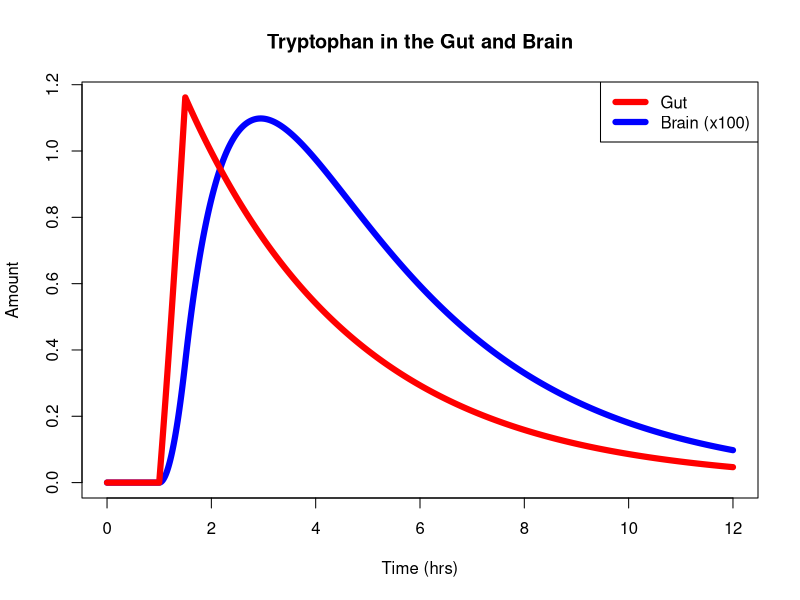
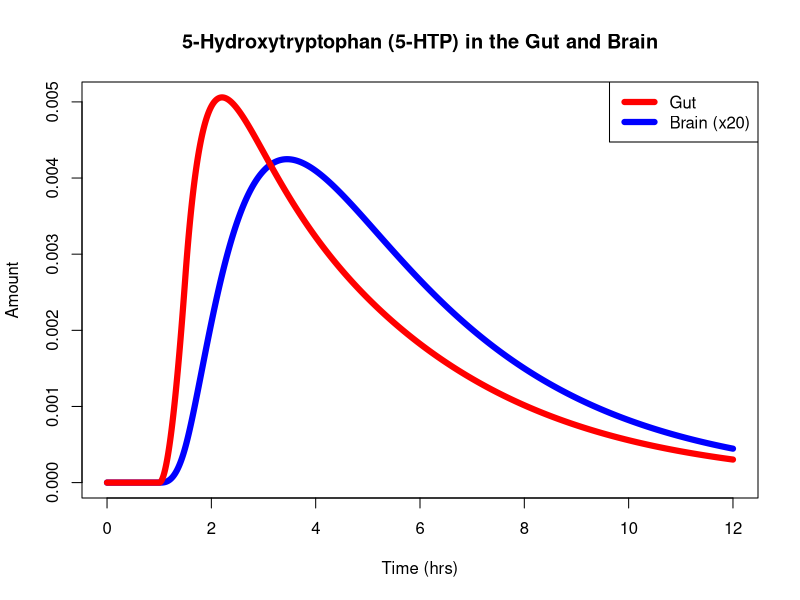
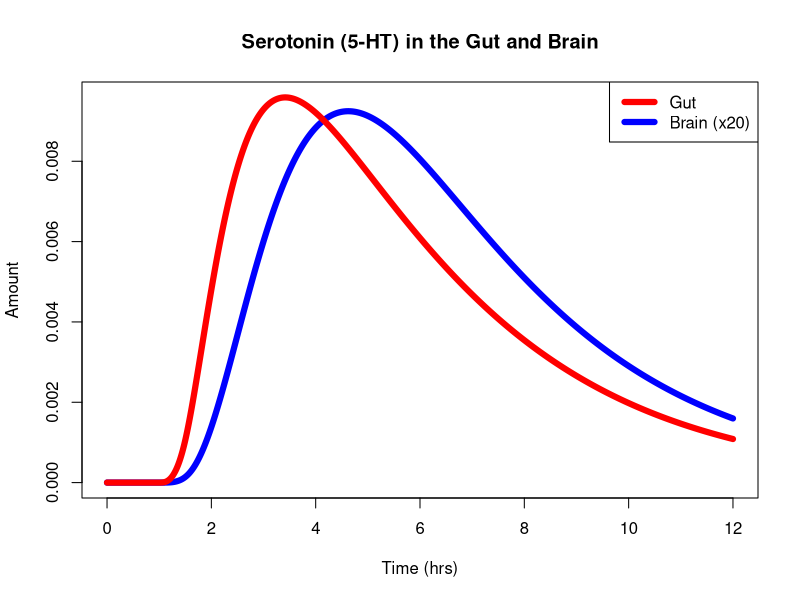

Reproduce these figures in R, in order.
library(deSolve)   # load the ode solver library

food = function(t){
  t_start = 1
  t_end = 1.5
  amnt = 2
  q_in = 1
  q_out = .01
  food = amnt*q_in*t*(t<t_end)*(t>t_start)*exp(-q_out*(t-t_start))
}

GutBrainode = function(t,x,parms){
  d1 = parms[1]
  d2 = parms[2]
  d3 = parms[3]
  d4 = parms[4]
  d5 = parms[5]
  d6 = parms[6]
  K1 = parms[7]
  K2 = parms[8]
  K3 = parms[9]
  K4 = parms[10]
  K5 = parms[11]
  Ki = parms[12]
  p1 = parms[13]
  p2 = parms[14]
  V1 = parms[15]
  V2 = parms[16]
  V3 = parms[17]
  V4 = parms[18]
  TPHB = parms[19]
  TPHG = parms[20]
  TB = x[1]
  TG = x[2]
  PB = x[3]
  PG = x[4]
  HB = x[5]
  HG = x[6]
  s = food(t) # describes food going in as a function of time
  V3_mult = .07
  V2_mult = .02
  dTBdt = V1*TG/(K1+TG) - (d2*TB) - (((V3_mult*V3*TB*TPHB)/((K3+TB+(TB^2/Ki))*(K4 + TPHB)))*(1.5-(HB^2/(0.0007682 + HB^2))))
  dTGdt = s - (V1*TG)/(K1 + TG) - (d1*TG) - (((V2_mult*V2*TG*TPHG)/((K2+TG+(TG^2/Ki))*(K4 + TPHG)))*(1.5-(HG^2/(0.0007682 + HG^2))))
  dPBdt = (((V3_mult*V3*TB*TPHB)/((K3+TB+(TB^2/Ki))*(K4 + TPHB)))*(1.5-(HB^2/(0.0007682 + HB^2)))) - ((V4*PB)/(K5+PB))
  dPGdt = (((V2_mult*V2*TG*TPHG)/((K2+TG+(TG^2/Ki))*(K4 + TPHG)))*(1.5-(HG^2/(0.0007682 + HG^2)))) - ((V4*PG)/(K5+PG))
  dHBdt = ((V4*PB)/(K5+PB)) - d5*HB
  dHGdt = ((V4*PG)/(K5+PG)) - d5*HG
  
  xdot = c(dTBdt,dTGdt, dPBdt, dPGdt, dHBdt, dHGdt)
  list(xdot)   
}

## Set the parameters
d1 = 0.277
d2 = 1
d3 = 1
d4 = 1
d5 = 1
d6 = 1
K1 = 64
K2 = 40
K3 = 40 
K4 = 20
K5 = 160
Ki = 1000
p1 = 1
p2 = 1
V1 = 4*.25 # trying to get serotonin in gut 9 times serotonin in brain since 90% of serotonin synthesis is done in gut
V2 = 400
V3 = 400
V4 = 400

TPHB = p2/d3
TPHG = p1/d4
# USE STEADY STATE FOR TPHB and TPHG

# put them in a vector
parms = c(d1, d2, d3, d4, d5, d6, K1, K2, K3, K4, K5, Ki, p1, p2, V1, V2, V3, V4, TPHB, TPHG)

## Set the initial condition
TB0 = 0  
TG0 = 0
PB0 = 0
PG0 = 0
HB0 = 0
HG0 = 0
## Set the time interval for the integration
t0 = 0
tf = 12
dt =.001

## Solve the ode
sol = ode(func = GutBrainode, y = c(TB0,TG0,PB0,PG0,HB0,HG0), times = seq(t0,tf,by = dt),parms = parms)
## The first column of the solution is the time values, the next columns are the state variables

## Plot the first solution
plot(sol[,1],100*sol[,2],type = 'l', lwd = 6, col = 'blue',
     xlab = 'Time (hrs)',ylab = 'Amount',ylim=c(0,max(max(100*sol[,2]),max(sol[,3]))),
     main = 'Tryptophan in the Gut and Brain')
lines(sol[,1],sol[,3], lwd = 6, col='red')
legend('topright', legend = c('Gut','Brain (x100)'),col = c('red','blue'), lwd = 6, lty = c(1,1))

## Plot the second solution
plot(sol[,1],20*sol[,4],type = 'l', lwd = 6, col = 'blue',
     xlab = 'Time (hrs)',ylab = 'Amount',ylim=c(0,max(max(20*sol[,4]),max(sol[,5]))),
     main = '5-Hydroxytryptophan (5-HTP) in the Gut and Brain')
lines(sol[,1],sol[,5], lwd = 6, col='red')
legend('topright', legend = c('Gut','Brain (x20)'),col = c('red','blue'), lwd = 6, lty = c(1,1))

## Plot the third solution
plot(sol[,1],20*sol[,6],type = 'l', lwd = 6, col = 'blue',
     xlab = 'Time (hrs)',ylab = 'Amount',ylim=c(0,max(max(sol[,6]),max(sol[,7]))),
     main = 'Serotonin (5-HT) in the Gut and Brain')
lines(sol[,1],sol[,7], lwd = 6, col='red')
legend('topright', legend = c('Gut','Brain (x20)'),col = c('red','blue'), lwd = 6, lty = c(1,1))
